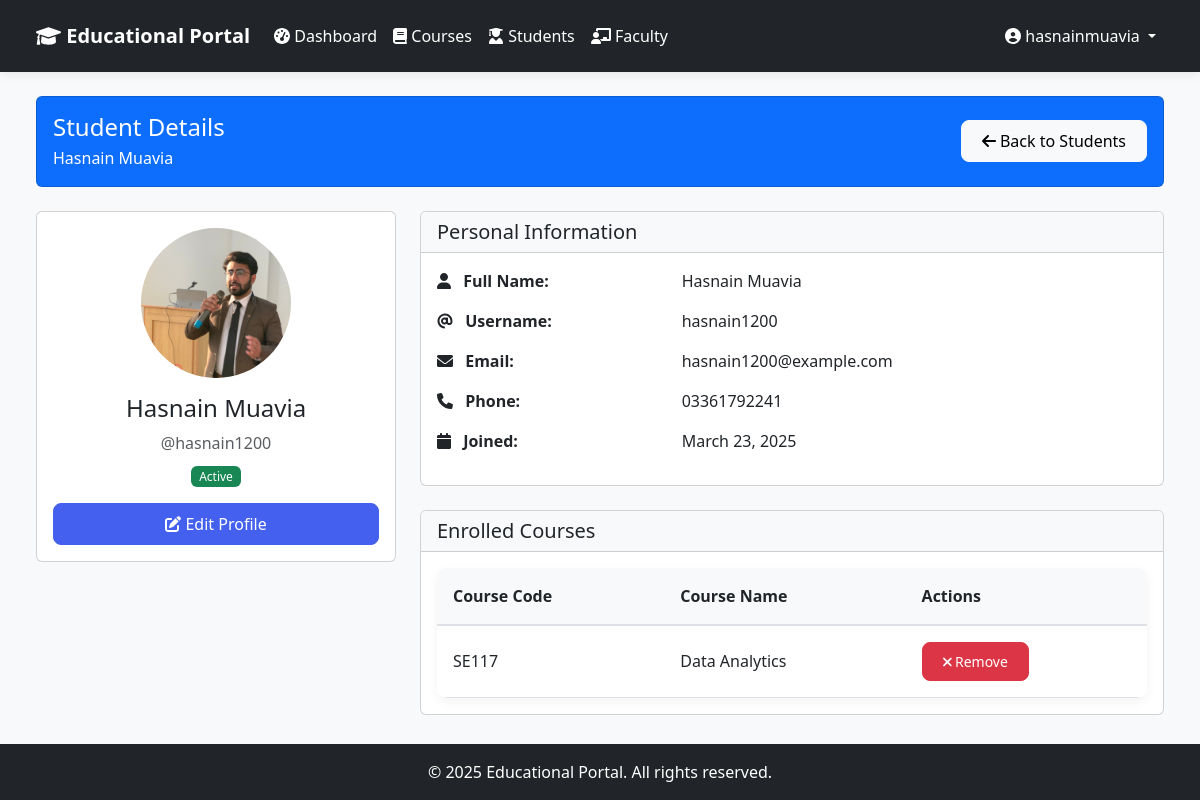
Screenshot of /admin-dashboard/students/5/ (signed in) with the database file from the repository.
### core/models.py (models this page shows, shortened)
class User(AbstractUser):
    role = models.CharField(
        max_length=10,
        choices=Role.choices,
        default=Role.STUDENT,
    )

class Student(models.Model):
    user = models.OneToOneField(User, on_delete=models.CASCADE, related_name='student_profile')
    profile_picture = models.ImageField(upload_to='students/', null=True, blank=True)
    phone_number = models.CharField(max_length=20, blank=True, null=True)
    courses = models.ManyToManyField(Course, related_name='students', blank=True)

class Course(models.Model):
    name = models.CharField(max_length=100)
    code = models.CharField(max_length=20, unique=True)
    description = models.TextField(blank=True, null=True)

### admin_dashboard/views.py (the view)
# urls.py: path('students/<int:student_id>/', views.student_details, name='student_details'),
@login_required
@user_passes_test(is_admin)
def student_details(request, student_id):
    student = get_object_or_404(Student, id=student_id)
    courses = Course.objects.all()
    return render(request, 'admin_dashboard/student_details.html', {'student': student, 'courses': courses})

### admin_dashboard/views.py (called while the page is built)
def is_admin(user):
    return user.is_authenticated and user.is_superuser

### templates/admin_dashboard/student_details.html (shortened to what this page needs)
{% extends 'base.html' %}
{% block content %}
<div class="container-fluid">
    <div class="row mb-4">
        <div class="col-12">
            <div class="card bg-primary">
                <div class="card-body d-flex justify-content-between align-items-center">
                    <div class="text-white">
                        <h4 class="mb-1">Student Details</h4>
                        <p class="mb-0">{{ student.user.get_full_name }}</p>
                    </div>
                    <a href="{% url 'manage_students' %}" class="btn btn-light">
                        <i class="fas fa-arrow-left"></i> Back to Students
                    </a>
                </div>
            </div>
        </div>
    </div>
    <div class="row">
        <div class="col-md-4 mb-4">
            <div class="card">
                <div class="card-body text-center">
                    <div class="mb-3">
                        {% if student.profile_picture %}
                        <img src="{{ student.profile_picture.url }}" alt="{{ student.user.get_full_name }}" class="img-fluid rounded-circle" style="width: 150px; height: 150px; object-fit: cover;">
                        {% else %}
                        <div class="avatar-circle bg-primary text-white mx-auto" style="width: 150px; height: 150px; font-size: 3rem;">
                            {{ student.user.first_name|first|upper }}{{ student.user.last_name|first|upper }}
                        </div>
                        {% endif %}
                    </div>
                    <h4>{{ student.user.get_full_name }}</h4>
                    <p class="text-muted mb-2">@{{ student.user.username }}</p>
                    <div class="mb-3">
                        {% if student.user.is_active %}
                        <span class="badge bg-success">Active</span>
                        {% else %}
                        <span class="badge bg-danger">Inactive</span>
                        {% endif %}
                    </div>
                    <div class="d-grid gap-2">
                        <button type="button" class="btn btn-primary" data-bs-toggle="modal" data-bs-target="#editStudentModal">
                            <i class="fas fa-edit"></i> Edit Profile
                        </button>
                    </div>
                </div>
            </div>
        </div>
        <div class="col-md-8">
            <div class="card mb-4">
                <div class="card-header bg-light">
                    <h5 class="mb-0">Personal Information</h5>
                </div>
                <div class="card-body">
                    <div class="row mb-3">
                        <div class="col-md-4">
                            <strong><i class="fas fa-user me-2"></i> Full Name:</strong>
                        </div>
                        <div class="col-md-8">
                            {{ student.user.get_full_name }}
                        </div>
                    </div>
                    <div class="row mb-3">
                        <div class="col-md-4">
                            <strong><i class="fas fa-at me-2"></i> Username:</strong>
                        </div>
                        <div class="col-md-8">
                            {{ student.user.username }}
                        </div>
                    </div>
                    <div class="row mb-3">
                        <div class="col-md-4">
                            <strong><i class="fas fa-envelope me-2"></i> Email:</strong>
                        </div>
                        <div class="col-md-8">
                            {{ student.user.email }}
                        </div>
                    </div>
                    <div class="row mb-3">
                        <div class="col-md-4">
                            <strong><i class="fas fa-phone me-2"></i> Phone:</strong>
                        </div>
                        <div class="col-md-8">
                            {{ student.phone_number|default:"Not provided" }}
                        </div>
                    </div>
                    <div class="row mb-3">
                        <div class="col-md-4">
                            <strong><i class="fas fa-calendar me-2"></i> Joined:</strong>
                        </div>
                        <div class="col-md-8">
                            {{ student.user.date_joined|date:"F d, Y" }}
                        </div>
                    </div>
                </div>
            </div>
            <div class="card">
                <div class="card-header bg-light d-flex justify-content-between align-items-center">
                    <h5 class="mb-0">Enrolled Courses</h5>
                </div>
                <div class="card-body">
                    {% if student.courses.all %}
                    <div class="table-responsive">
                        <table class="table table-hover">
                            <thead>
                                <tr>
                                    <th>Course Code</th>
                                    <th>Course Name</th>
                                    <th>Actions</th>
                                </tr>
                            </thead>
                            <tbody>
                                {% for course in student.courses.all %}
                                <tr>
                                    <td>{{ course.code }}</td>
                                    <td>{{ course.name }}</td>
                                    <td>
                                        <form method="post" action="{% url 'remove_student_course' student.id course.id %}" class="d-inline">
                                            <button type="submit" class="btn btn-sm btn-danger">
                                                <i class="fas fa-times"></i> Remove
                                            </button>
                                        </form>
                                    </td>
                                </tr>
                                {% endfor %}
                            </tbody>
                        </table>
                    </div>
                    {% endif %}
                </div>
            </div>
        </div>
    </div>
</div>
{% endblock %}

### templates/base.html (shortened to what this page needs)
<!DOCTYPE html>
<html lang="en">
<head>
    <link href="https://cdn.jsdelivr.net/npm/bootstrap@5.3.0/dist/css/bootstrap.min.css" rel="stylesheet">
    {% load static %}
    <link href="{% static 'css/style.css' %}" rel="stylesheet">
</head>
<body class="d-flex flex-column min-vh-100">
    <nav class="navbar navbar-expand-lg navbar-dark bg-dark">
        <div class="container-fluid">
            <a class="navbar-brand" href="{% url 'home' %}">
                <i class="fas fa-graduation-cap"></i> Educational Portal
            </a>
            {% if user.is_authenticated %}
            <div class="collapse navbar-collapse" id="navbarNav">
                <ul class="navbar-nav me-auto">
                    {% if user.is_superuser %}
                    <li class="nav-item">
                        <a class="nav-link {% if request.resolver_match.url_name == 'admin_dashboard' %}active{% endif %}" href="{% url 'admin_dashboard' %}">
                            <i class="fas fa-tachometer-alt"></i> Dashboard
                        </a>
                    </li>
                    <li class="nav-item">
                        <a class="nav-link {% if request.resolver_match.url_name == 'manage_courses' %}active{% endif %}" href="{% url 'manage_courses' %}">
                            <i class="fas fa-book"></i> Courses
                        </a>
                    </li>
                    <li class="nav-item">
                        <a class="nav-link {% if request.resolver_match.url_name == 'manage_students' %}active{% endif %}" href="{% url 'manage_students' %}">
                            <i class="fas fa-user-graduate"></i> Students
                        </a>
                    </li>
                    <li class="nav-item">
                        <a class="nav-link {% if request.resolver_match.url_name == 'manage_faculty' %}active{% endif %}" href="{% url 'manage_faculty' %}">
                            <i class="fas fa-chalkboard-teacher"></i> Faculty
                        </a>
                    </li>
                    {% elif user.is_faculty %}
                    <li class="nav-item">
                        <a class="nav-link {% if request.resolver_match.url_name == 'faculty_dashboard' %}active{% endif %}" href="{% url 'faculty_dashboard' %}">
                            <i class="fas fa-tachometer-alt"></i> Dashboard
                        </a>
                    </li>
                    {% endif %}
                </ul>
                <div class="navbar-nav">
                    <li class="nav-item dropdown">
                        <a class="nav-link dropdown-toggle" href="#" id="navbarDropdown" role="button" data-bs-toggle="dropdown">
                            <i class="fas fa-user-circle"></i> {{ user.get_full_name|default:user.username }}
                        </a>
                    </li>
                </div>
            </div>
            {% endif %}
        </div>
    </nav>
    <main class="flex-grow-1 py-4">
        <div class="container-fluid px-4">
            {% block content %}
            {% endblock %}
        </div>
    </main>
    <footer class="footer mt-auto py-3 bg-dark text-white">
        <div class="container text-center">
            <p class="mb-0">&copy; {% now "Y" %} Educational Portal. All rights reserved.</p>
        </div>
    </footer>
</body>
</html>

### static/css/style.css (style rules this page uses)
body { min-height: 100vh; display: flex; flex-direction: column; background-color: #f8f9fa; font-family: 'Poppins', 'Segoe UI', Roboto, 'Helvetica Neue', Arial, sans-serif; color: #333; margin: 0; padding: 0; }
main { flex: 1; display: flex; flex-direction: column; }
:root { --primary-color: #4361ee; --primary-dark: #3a56d4; --secondary-color: #6c757d; --success-color: #198754; --info-color: #0dcaf0; --warning-color: #ffc107; --danger-color: #dc3545; --light-color: #f8f9fa; --dark-color: #212529; --text-color: #333; --text-muted: #6c757d; --border-radius: 10px; --box-shadow: 0 10px 30px rgba(0, 0, 0, 0.1); }
.table-responsive { border-radius: var(--border-radius); box-shadow: 0 4px 12px rgba(0, 0, 0, 0.05); overflow: hidden; }
.table { background-color: #fff; margin-bottom: 0; }
.table thead th { background-color: #f8f9fa; border-bottom: 2px solid #dee2e6; font-weight: 600; color: var(--dark-color); padding: 1rem; }
.table tbody td { padding: 1rem; vertical-align: middle; }
.navbar { box-shadow: 0 2px 10px rgba(0, 0, 0, 0.08); background-color: #212529; padding: 0.75rem 1.5rem; }
.navbar-dark .navbar-nav .nav-link, .navbar-dark .navbar-brand, .navbar-dark .nav-link { color: #fff !important; }
.navbar-brand { font-weight: 700; color: var(--primary-color); }
.nav-link { font-weight: 500; color: var(--dark-color); padding: 0.75rem 1rem; transition: all 0.3s ease; }
.btn { font-weight: 500; padding: 0.5rem 1.25rem; border-radius: 8px; transition: all 0.3s ease; }
.btn-primary { background-color: var(--primary-color); border-color: var(--primary-color); }
.footer { background-color: #343a40; color: #fff; padding: 1.5rem 0; }
.fade-in { animation: fadeIn 0.5s ease-out; }

### templates/admin_dashboard/student_details.html (style rules this page uses)
.table td { vertical-align: middle; }
.badge { font-weight: 500; }

### rows the page displays
User: get_full_name "hasnainmuavia"
Student: user.get_full_name "Hasnain Muavia", profile_picture (picture), user.username "hasnain1200", user.email "hasnain1200@example.com", phone_number "03361792241", user.date_joined "March 23, 2025"
Course: code "SE117", name "Data Analytics"
